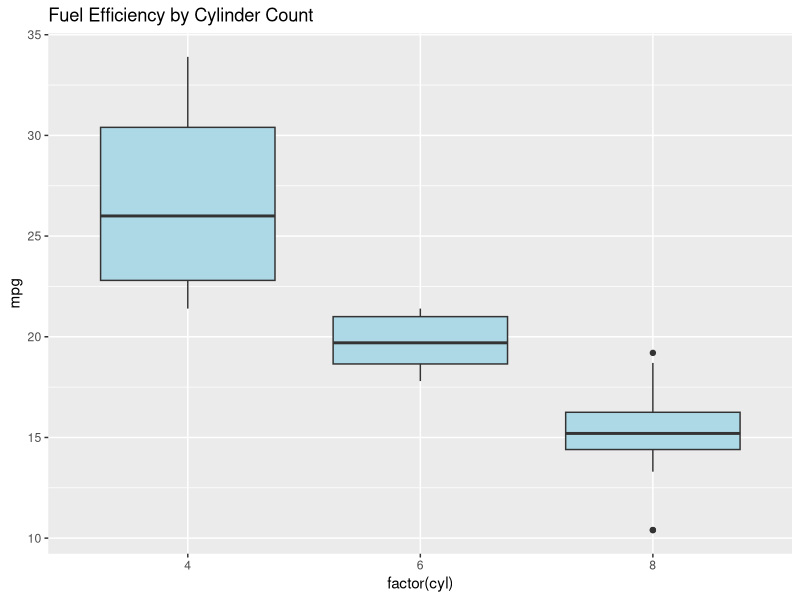

R code for this plot:
## ---- chunk 1
# Minimal setup
options(htmltools.dir.version = FALSE)
knitr::opts_chunk$set(echo = TRUE, message = FALSE, warning = FALSE)
library(tidyverse)
library(readr)
library(stringr)
## ---- chunk 2


## ---- chunk 3
ggplot(mtcars, aes(factor(cyl), mpg)) +
geom_boxplot(fill="lightblue") +
labs(title="Fuel Efficiency by Cylinder Count")
